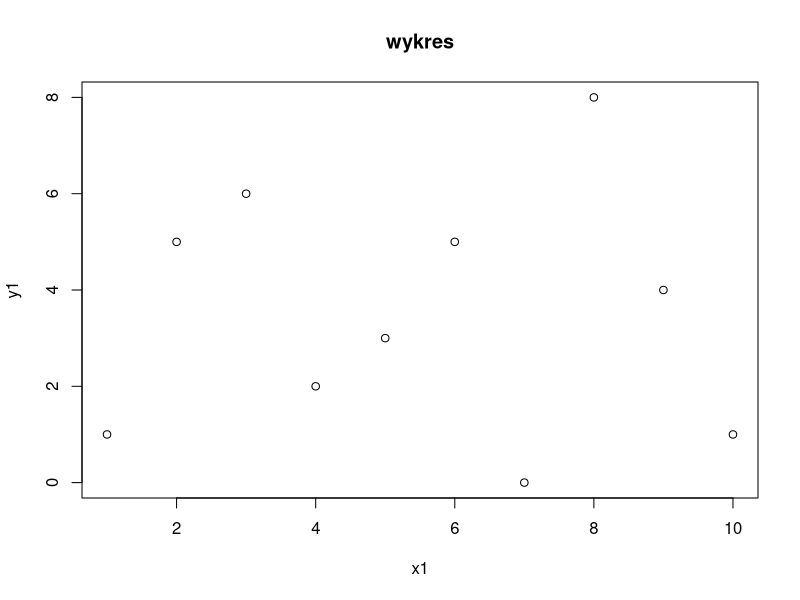
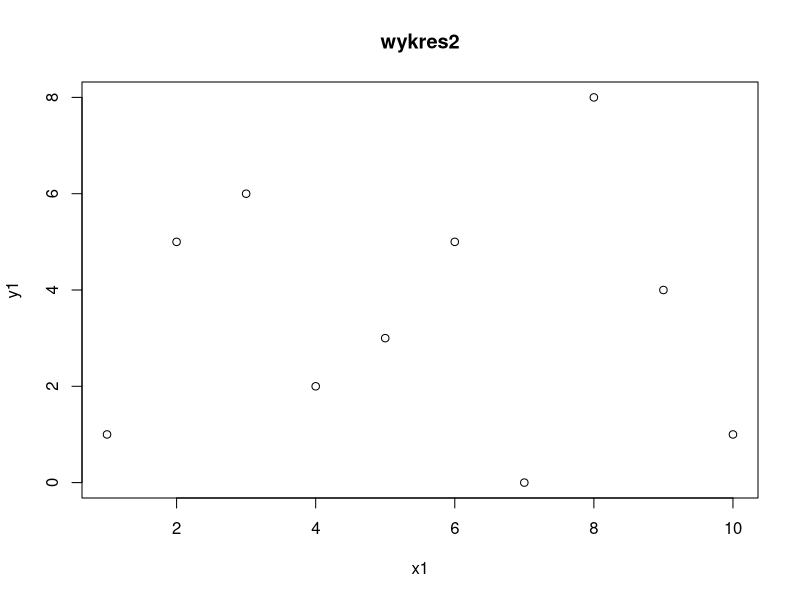
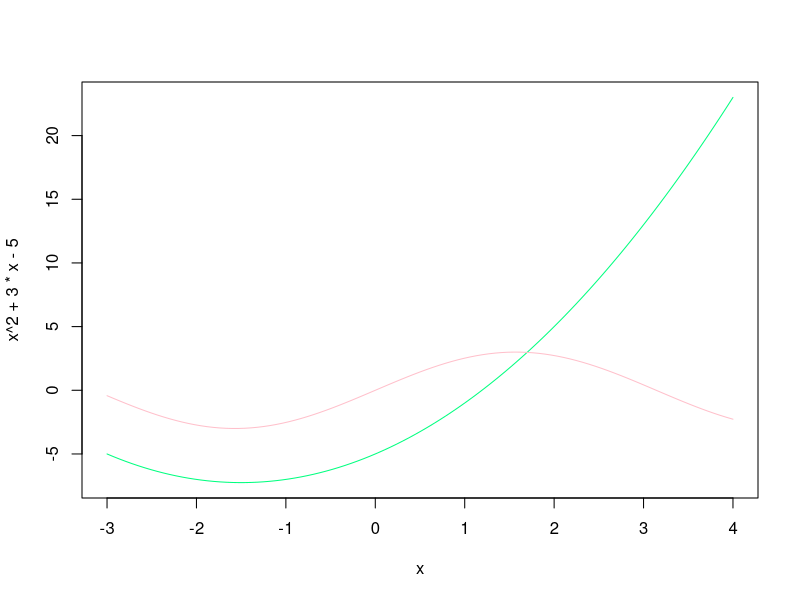

These figures' R source, in order:
# ZADANIE 1

sinpi(2)
cos(3/4)
tanpi(1)
log10(100)
log(15)
log(2,4)
exp(3)
64^(1/3)

# ZADANIE 2

a = seq(1, 10)
sum(a)

# ZADANIE 3

x = seq(2, 20, by = 2)
length(x)
y = rev(x)
x*x
x^2
sqrt(sum(x*x))
t(x)%*%y
t(y)%*%x

# ZADANIE 4

seq(5, 10, length = 13)

# ZADANIE 5

b = c(1, 2)
z1 = rep(b, times = 5)
z2 = rep(b, each = 5)
z1 + 4
z3 = z2[-c(length(z2))]
c = z1 + z3
z4 = z1[z1>1]

# ZADANIE 6

A = matrix(c(2, 3, 0, 1, -1, 2, 1, 1, -1), nrow = 3, ncol = 3, byrow = TRUE)
A^2
A%*%A
t(A)
det(A)
solve(A)
e = A[3,]
slad = sum(diag(A))
B = diag(1:4)

# ZADANIE 7

x1 = c(1:10)
y1 = c(1, 5, 6, 2, 3, 5, 0, 8, 4, 1)
plot(x1, y1, main = "wykres")
dane = data.frame(x1, y1)
names(dane)
plot(dane, main = "wykres2")

# ZADANIE 8

rm(X)
curve(x^2 + 3*x - 5, -3, 4, col = "springgreen")
curve(3*sin(x), add = TRUE, col = "pink")

# ZADANIE DODATKOWE

revdiag <- function(c){
  wynik <- diag(c)
  for(i in 1:length(c)){wynik[i, ] <- rev(wynik[i, ])}
  return(wynik)
}

test = c(2, 5, 3, 3, 2, -4)
revdiag(test)